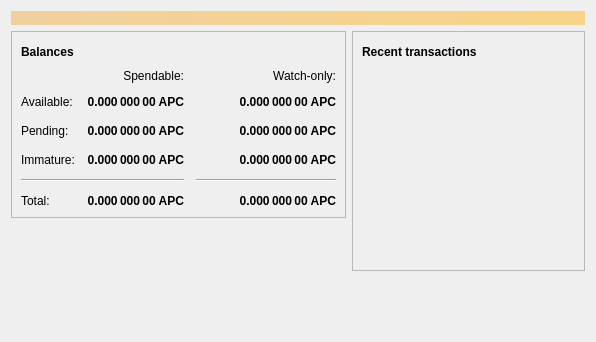
<?xml version="1.0" encoding="UTF-8"?>
<ui version="4.0">
 <class>OverviewPage</class>
 <widget class="QWidget" name="OverviewPage">
  <property name="geometry">
   <rect>
    <x>0</x>
    <y>0</y>
    <width>596</width>
    <height>342</height>
   </rect>
  </property>
  <property name="windowTitle">
   <string>Form</string>
  </property>
  <layout class="QVBoxLayout" name="topLayout">
   <item>
    <widget class="QLabel" name="labelAlerts">
     <property name="visible">
      <bool>false</bool>
     </property>
     <property name="styleSheet">
      <string notr="true">QLabel { background-color: qlineargradient(x1: 0, y1: 0, x2: 1, y2: 0, stop:0 #F0D0A0, stop:1 #F8D488); color:#000000; }</string>
     </property>
     <property name="wordWrap">
      <bool>true</bool>
     </property>
     <property name="margin">
      <number>3</number>
     </property>
     <property name="textInteractionFlags">
      <set>Qt::TextSelectableByMouse</set>
     </property>
    </widget>
   </item>
   <item>
    <layout class="QHBoxLayout" name="horizontalLayout" stretch="1,1">
     <item>
      <layout class="QVBoxLayout" name="verticalLayout_2">
       <item>
        <widget class="QFrame" name="frame">
         <property name="frameShape">
          <enum>QFrame::StyledPanel</enum>
         </property>
         <property name="frameShadow">
          <enum>QFrame::Raised</enum>
         </property>
         <layout class="QVBoxLayout" name="verticalLayout_4">
          <item>
           <layout class="QHBoxLayout" name="horizontalLayout_4">
            <item>
             <widget class="QLabel" name="label_5">
              <property name="font">
               <font>
                <weight>75</weight>
                <bold>true</bold>
               </font>
              </property>
              <property name="text">
               <string>Balances</string>
              </property>
             </widget>
            </item>
            <item>
             <widget class="QPushButton" name="labelWalletStatus">
              <property name="enabled">
               <bool>true</bool>
              </property>
              <property name="maximumSize">
               <size>
                <width>30</width>
                <height>16777215</height>
               </size>
              </property>
              <property name="toolTip">
               <string>The displayed information may be out of date. Your wallet automatically synchronizes with the Apcoin network after a connection is established, but this process has not completed yet.</string>
              </property>
              <property name="text">
               <string/>
              </property>
              <property name="icon">
               <iconset resource="../apcoin.qrc">
                <normaloff>:/icons/warning</normaloff>
                <disabledoff>:/icons/warning</disabledoff>:/icons/warning</iconset>
              </property>
              <property name="iconSize">
               <size>
                <width>24</width>
                <height>24</height>
               </size>
              </property>
              <property name="flat">
               <bool>true</bool>
              </property>
             </widget>
            </item>
            <item>
             <spacer name="horizontalSpacer_3">
              <property name="orientation">
               <enum>Qt::Horizontal</enum>
              </property>
              <property name="sizeHint" stdset="0">
               <size>
                <width>40</width>
                <height>20</height>
               </size>
              </property>
             </spacer>
            </item>
           </layout>
          </item>
          <item>
           <layout class="QGridLayout" name="gridLayout">
            <property name="spacing">
             <number>12</number>
            </property>
            <item row="2" column="2">
             <widget class="QLabel" name="labelWatchPending">
              <property name="font">
               <font>
                <weight>75</weight>
                <bold>true</bold>
               </font>
              </property>
              <property name="cursor">
               <cursorShape>IBeamCursor</cursorShape>
              </property>
              <property name="toolTip">
               <string>Unconfirmed transactions to watch-only addresses</string>
              </property>
              <property name="text">
               <string notr="true">0.000 000 00 APC</string>
              </property>
              <property name="alignment">
               <set>Qt::AlignRight|Qt::AlignTrailing|Qt::AlignVCenter</set>
              </property>
              <property name="textInteractionFlags">
               <set>Qt::LinksAccessibleByMouse|Qt::TextSelectableByKeyboard|Qt::TextSelectableByMouse</set>
              </property>
             </widget>
            </item>
            <item row="2" column="1">
             <widget class="QLabel" name="labelUnconfirmed">
              <property name="font">
               <font>
                <weight>75</weight>
                <bold>true</bold>
               </font>
              </property>
              <property name="cursor">
               <cursorShape>IBeamCursor</cursorShape>
              </property>
              <property name="toolTip">
               <string>Total of transactions that have yet to be confirmed, and do not yet count toward the spendable balance</string>
              </property>
              <property name="text">
               <string notr="true">0.000 000 00 APC</string>
              </property>
              <property name="alignment">
               <set>Qt::AlignRight|Qt::AlignTrailing|Qt::AlignVCenter</set>
              </property>
              <property name="textInteractionFlags">
               <set>Qt::LinksAccessibleByMouse|Qt::TextSelectableByKeyboard|Qt::TextSelectableByMouse</set>
              </property>
             </widget>
            </item>
            <item row="3" column="2">
             <widget class="QLabel" name="labelWatchImmature">
              <property name="font">
               <font>
                <weight>75</weight>
                <bold>true</bold>
               </font>
              </property>
              <property name="cursor">
               <cursorShape>IBeamCursor</cursorShape>
              </property>
              <property name="toolTip">
               <string>Mined balance in watch-only addresses that has not yet matured</string>
              </property>
              <property name="text">
               <string notr="true">0.000 000 00 APC</string>
              </property>
              <property name="alignment">
               <set>Qt::AlignRight|Qt::AlignTrailing|Qt::AlignVCenter</set>
              </property>
              <property name="textInteractionFlags">
               <set>Qt::LinksAccessibleByMouse|Qt::TextSelectableByKeyboard|Qt::TextSelectableByMouse</set>
              </property>
             </widget>
            </item>
            <item row="4" column="0" colspan="2">
             <widget class="Line" name="line">
              <property name="orientation">
               <enum>Qt::Horizontal</enum>
              </property>
             </widget>
            </item>
            <item row="4" column="2">
             <widget class="Line" name="lineWatchBalance">
              <property name="sizePolicy">
               <sizepolicy hsizetype="Preferred" vsizetype="Fixed">
                <horstretch>0</horstretch>
                <verstretch>0</verstretch>
               </sizepolicy>
              </property>
              <property name="minimumSize">
               <size>
                <width>140</width>
                <height>0</height>
               </size>
              </property>
              <property name="orientation">
               <enum>Qt::Horizontal</enum>
              </property>
             </widget>
            </item>
            <item row="5" column="0">
             <widget class="QLabel" name="labelTotalText">
              <property name="text">
               <string>Total:</string>
              </property>
             </widget>
            </item>
            <item row="3" column="1">
             <widget class="QLabel" name="labelImmature">
              <property name="font">
               <font>
                <weight>75</weight>
                <bold>true</bold>
               </font>
              </property>
              <property name="cursor">
               <cursorShape>IBeamCursor</cursorShape>
              </property>
              <property name="toolTip">
               <string>Mined balance that has not yet matured</string>
              </property>
              <property name="text">
               <string notr="true">0.000 000 00 APC</string>
              </property>
              <property name="alignment">
               <set>Qt::AlignRight|Qt::AlignTrailing|Qt::AlignVCenter</set>
              </property>
              <property name="textInteractionFlags">
               <set>Qt::LinksAccessibleByMouse|Qt::TextSelectableByKeyboard|Qt::TextSelectableByMouse</set>
              </property>
             </widget>
            </item>
            <item row="2" column="3">
             <spacer name="horizontalSpacer_2">
              <property name="orientation">
               <enum>Qt::Horizontal</enum>
              </property>
              <property name="sizeHint" stdset="0">
               <size>
                <width>40</width>
                <height>20</height>
               </size>
              </property>
             </spacer>
            </item>
            <item row="3" column="0">
             <widget class="QLabel" name="labelImmatureText">
              <property name="text">
               <string>Immature:</string>
              </property>
             </widget>
            </item>
            <item row="5" column="1">
             <widget class="QLabel" name="labelTotal">
              <property name="font">
               <font>
                <weight>75</weight>
                <bold>true</bold>
               </font>
              </property>
              <property name="cursor">
               <cursorShape>IBeamCursor</cursorShape>
              </property>
              <property name="toolTip">
               <string>Your current total balance</string>
              </property>
              <property name="text">
               <string notr="true">0.000 000 00 APC</string>
              </property>
              <property name="alignment">
               <set>Qt::AlignRight|Qt::AlignTrailing|Qt::AlignVCenter</set>
              </property>
              <property name="textInteractionFlags">
               <set>Qt::LinksAccessibleByMouse|Qt::TextSelectableByKeyboard|Qt::TextSelectableByMouse</set>
              </property>
             </widget>
            </item>
            <item row="5" column="2">
             <widget class="QLabel" name="labelWatchTotal">
              <property name="font">
               <font>
                <weight>75</weight>
                <bold>true</bold>
               </font>
              </property>
              <property name="cursor">
               <cursorShape>IBeamCursor</cursorShape>
              </property>
              <property name="toolTip">
               <string>Current total balance in watch-only addresses</string>
              </property>
              <property name="text">
               <string notr="true">0.000 000 00 APC</string>
              </property>
              <property name="alignment">
               <set>Qt::AlignRight|Qt::AlignTrailing|Qt::AlignVCenter</set>
              </property>
              <property name="textInteractionFlags">
               <set>Qt::LinksAccessibleByMouse|Qt::TextSelectableByKeyboard|Qt::TextSelectableByMouse</set>
              </property>
             </widget>
            </item>
            <item row="0" column="2">
             <widget class="QLabel" name="labelWatchonly">
              <property name="text">
               <string>Watch-only:</string>
              </property>
              <property name="alignment">
               <set>Qt::AlignRight|Qt::AlignTrailing|Qt::AlignVCenter</set>
              </property>
             </widget>
            </item>
            <item row="1" column="0">
             <widget class="QLabel" name="labelBalanceText">
              <property name="text">
               <string>Available:</string>
              </property>
             </widget>
            </item>
            <item row="1" column="1">
             <widget class="QLabel" name="labelBalance">
              <property name="font">
               <font>
                <weight>75</weight>
                <bold>true</bold>
               </font>
              </property>
              <property name="cursor">
               <cursorShape>IBeamCursor</cursorShape>
              </property>
              <property name="toolTip">
               <string>Your current spendable balance</string>
              </property>
              <property name="text">
               <string notr="true">0.000 000 00 APC</string>
              </property>
              <property name="alignment">
               <set>Qt::AlignRight|Qt::AlignTrailing|Qt::AlignVCenter</set>
              </property>
              <property name="textInteractionFlags">
               <set>Qt::LinksAccessibleByMouse|Qt::TextSelectableByKeyboard|Qt::TextSelectableByMouse</set>
              </property>
             </widget>
            </item>
            <item row="1" column="2">
             <widget class="QLabel" name="labelWatchAvailable">
              <property name="font">
               <font>
                <weight>75</weight>
                <bold>true</bold>
               </font>
              </property>
              <property name="cursor">
               <cursorShape>IBeamCursor</cursorShape>
              </property>
              <property name="toolTip">
               <string>Your current balance in watch-only addresses</string>
              </property>
              <property name="text">
               <string notr="true">0.000 000 00 APC</string>
              </property>
              <property name="alignment">
               <set>Qt::AlignRight|Qt::AlignTrailing|Qt::AlignVCenter</set>
              </property>
              <property name="textInteractionFlags">
               <set>Qt::LinksAccessibleByMouse|Qt::TextSelectableByKeyboard|Qt::TextSelectableByMouse</set>
              </property>
             </widget>
            </item>
            <item row="2" column="0">
             <widget class="QLabel" name="labelPendingText">
              <property name="text">
               <string>Pending:</string>
              </property>
             </widget>
            </item>
            <item row="0" column="1">
             <widget class="QLabel" name="labelSpendable">
              <property name="text">
               <string>Spendable:</string>
              </property>
              <property name="alignment">
               <set>Qt::AlignRight|Qt::AlignTrailing|Qt::AlignVCenter</set>
              </property>
             </widget>
            </item>
           </layout>
          </item>
         </layout>
        </widget>
       </item>
       <item>
        <spacer name="verticalSpacer">
         <property name="orientation">
          <enum>Qt::Vertical</enum>
         </property>
         <property name="sizeHint" stdset="0">
          <size>
           <width>20</width>
           <height>40</height>
          </size>
         </property>
        </spacer>
       </item>
      </layout>
     </item>
     <item>
      <layout class="QVBoxLayout" name="verticalLayout_3">
       <item>
        <widget class="QFrame" name="frame_2">
         <property name="frameShape">
          <enum>QFrame::StyledPanel</enum>
         </property>
         <property name="frameShadow">
          <enum>QFrame::Raised</enum>
         </property>
         <layout class="QVBoxLayout" name="verticalLayout">
          <item>
           <layout class="QHBoxLayout" name="horizontalLayout_2">
            <item>
             <widget class="QLabel" name="label_4">
              <property name="font">
               <font>
                <weight>75</weight>
                <bold>true</bold>
               </font>
              </property>
              <property name="text">
               <string>Recent transactions</string>
              </property>
             </widget>
            </item>
            <item>
             <widget class="QPushButton" name="labelTransactionsStatus">
              <property name="enabled">
               <bool>true</bool>
              </property>
              <property name="maximumSize">
               <size>
                <width>30</width>
                <height>16777215</height>
               </size>
              </property>
              <property name="toolTip">
               <string>The displayed information may be out of date. Your wallet automatically synchronizes with the Apcoin network after a connection is established, but this process has not completed yet.</string>
              </property>
              <property name="text">
               <string/>
              </property>
              <property name="icon">
               <iconset resource="../apcoin.qrc">
                <normaloff>:/icons/warning</normaloff>
                <disabledoff>:/icons/warning</disabledoff>:/icons/warning</iconset>
              </property>
              <property name="iconSize">
               <size>
                <width>24</width>
                <height>24</height>
               </size>
              </property>
              <property name="flat">
               <bool>true</bool>
              </property>
             </widget>
            </item>
            <item>
             <spacer name="horizontalSpacer">
              <property name="orientation">
               <enum>Qt::Horizontal</enum>
              </property>
              <property name="sizeHint" stdset="0">
               <size>
                <width>40</width>
                <height>20</height>
               </size>
              </property>
             </spacer>
            </item>
           </layout>
          </item>
          <item>
           <widget class="QListView" name="listTransactions">
            <property name="styleSheet">
             <string notr="true">QListView { background: transparent; }</string>
            </property>
            <property name="frameShape">
             <enum>QFrame::NoFrame</enum>
            </property>
            <property name="verticalScrollBarPolicy">
             <enum>Qt::ScrollBarAlwaysOff</enum>
            </property>
            <property name="horizontalScrollBarPolicy">
             <enum>Qt::ScrollBarAlwaysOff</enum>
            </property>
            <property name="selectionMode">
             <enum>QAbstractItemView::NoSelection</enum>
            </property>
           </widget>
          </item>
         </layout>
        </widget>
       </item>
       <item>
        <spacer name="verticalSpacer_2">
         <property name="orientation">
          <enum>Qt::Vertical</enum>
         </property>
         <property name="sizeHint" stdset="0">
          <size>
           <width>20</width>
           <height>40</height>
          </size>
         </property>
        </spacer>
       </item>
      </layout>
     </item>
    </layout>
   </item>
  </layout>
 </widget>
 <resources/>
 <connections/>
</ui>
